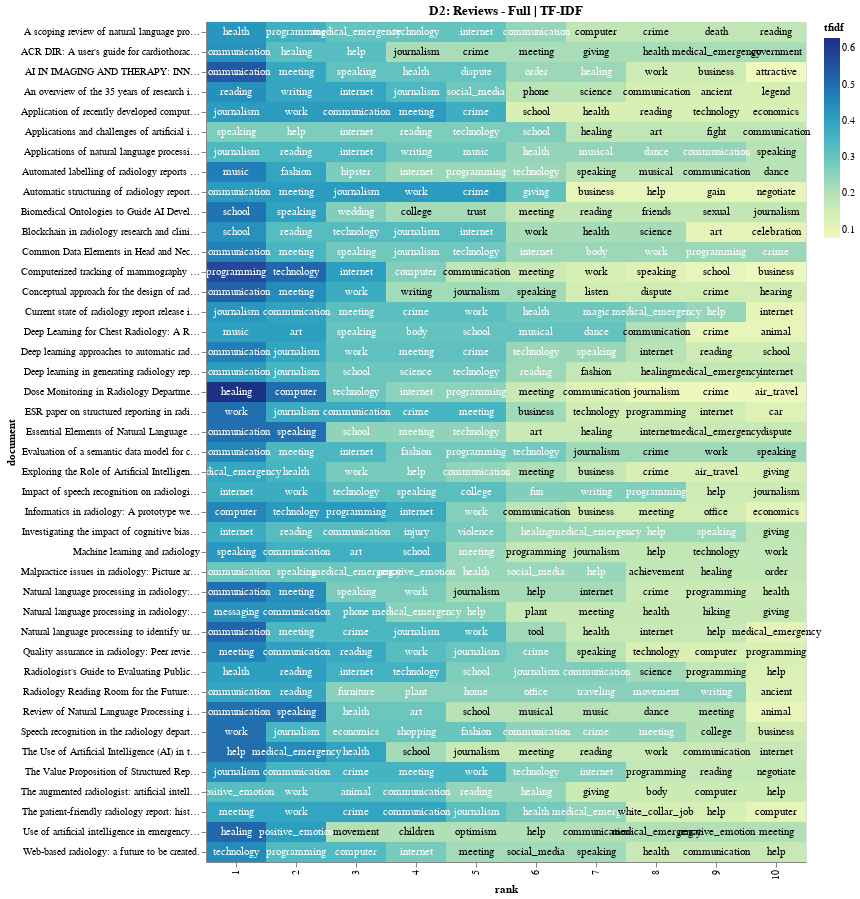
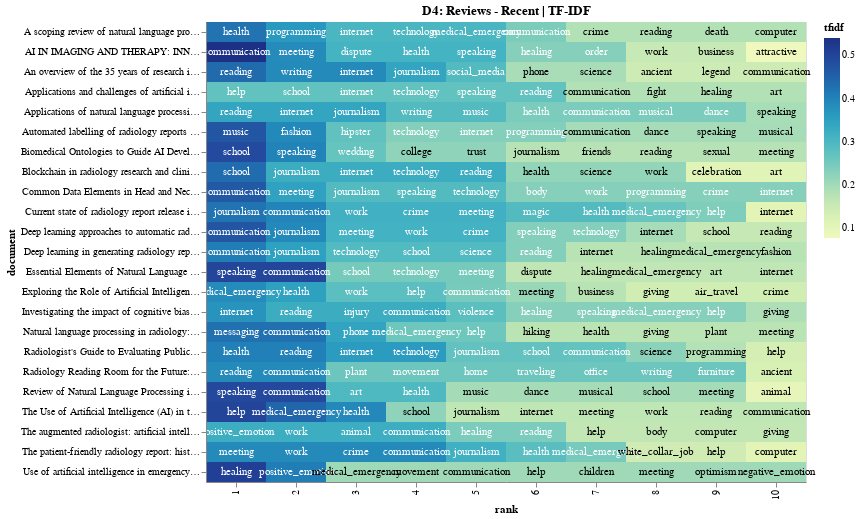

The code cell stored with these charts, in order, in its notebook:
### Code cell
chart = data_viz.tfidf_chart(tfidf_tpcs.iloc[len(dataset_abs[0]):len(dataset_abs[0])+len(dataset_abs[1])], 10, dataset.data_description[1])
chart.display()

chart = data_viz.tfidf_chart(tfidf_tpcs.iloc[-len(dataset_abs[-1]):], 10, dataset.data_description[-1])
chart.display()

### Figure 1 — Vega specification as saved in the notebook (floating-point values rounded to 4 significant figures; data arrays with more than 128 entries replaced by an {"elided": "..."} marker saying what was removed)
{"$schema": "https://vega.github.io/schema/vega/v5.json", "data": [{"name": "source_0", "values": {"elided": "420 records"}}, {"name": "data_0", "values": {"elided": "420 records"}}, {"name": "data_0_x_domain_rank_0", "values": [{"rank": 1}, {"rank": 2}, {"rank": 5}, {"rank": 3}, {"rank": 4}, {"rank": 6}, {"rank": 7}, {"rank": 8}, {"rank": 9}, {"rank": 10}]}, {"name": "source_0_x_domain_rank_1", "values": [{"rank": 1}, {"rank": 2}, {"rank": 5}, {"rank": 3}, {"rank": 4}, {"rank": 6}, {"rank": 7}, {"rank": 8}, {"rank": 9}, {"rank": 10}]}, {"name": "data_0_y_domain_document_0", "values": [{"document": "A scoping review of natural language processing of radiology reports in breast cancer"}, {"document": "ACR DIR: A user's guide for cardiothoracic radiologists: Part 2: How to interpret your DIR report"}, {"document": "AI IN IMAGING AND THERAPY: INNOVATIONS, ETHICS, AND IMPACT: REVIEW ARTICLE Clinical applications of artificial intelligence in radiology"}, {"document": "An overview of the 35 years of research in the oral radiology: a bibliometric analysis"}, {"document": "Application of recently developed computer algorithm for automatic classification of unstructured radiology reports: Validation study"}, {"document": "Applications and challenges of artificial intelligence in diagnostic and interventional radiology"}, {"document": "Applications of natural language processing in radiology: A systematic review"}, {"document": "Automated labelling of radiology reports using natural language processing: Comparison of traditional and newer methods"}, {"document": "Automatic structuring of radiology reports: Harbinger of a second information revolution in radiology"}, {"document": "Biomedical Ontologies to Guide AI Development in Radiology"}, {"document": "Blockchain in radiology research and clinical practice: current trends and future directions"}, {"document": "Common Data Elements in Head and Neck Radiology Reporting"}, {"document": "Computerized tracking of mammography patients: Value of a radiology information system integrated with a personal-computer data base"}, {"document": "Conceptual approach for the design of radiology reporting interfaces: The talking template"}, {"document": "Current state of radiology report release in electronic patient portals"}, {"document": "Deep Learning for Chest Radiology: A Review"}, {"document": "Deep learning approaches to automatic radiology report generation: A systematic review"}, {"document": "Deep learning in generating radiology reports: A survey"}, {"document": "Dose Monitoring in Radiology Departments: Status Quo and Future Perspectives"}, {"document": "ESR paper on structured reporting in radiology"}, {"document": "Essential Elements of Natural Language Processing: What the Radiologist Should Know"}, {"document": "Evaluation of a semantic data model for chest radiology: Application of a new methodology"}, {"document": "Exploring the Role of Artificial Intelligence in an Emergency and Trauma Radiology Department"}, {"document": "Impact of speech recognition on radiologist productivity"}, {"document": "Informatics in radiology: A prototype web-based reporting system for onsite-offsite clinician communication"}, {"document": "Investigating the impact of cognitive biases in radiologists’ image interpretation: A scoping review"}, {"document": "Machine learning and radiology"}, {"document": "Malpractice issues in radiology: Picture archiving and communication systems (PACS) and the loss of patient examination records"}, {"document": "Natural language processing in radiology: A systematic review"}, {"document": "Natural language processing in radiology: Clinical applications and future directions"}, {"document": "Natural language processing to identify ureteric stones in radiology reports"}, {"document": "Quality assurance in radiology: Peer review and peer feedback"}, {"document": "Radiologist's Guide to Evaluating Publications of Clinical Research on AI: How We Do It"}, {"document": "Radiology Reading Room for the Future: Harnessing the Power of Large Language Models Like ChatGPT"}, {"document": "Review of Natural Language Processing in Radiology"}, {"document": "Speech recognition in the radiology department: A systematic review"}, {"document": "The Use of Artificial Intelligence (AI) in the Radiology Field: What Is the State of Doctor–Patient Communication in Cancer Diagnosis?"}, {"document": "The Value Proposition of Structured Reporting in Interventional Radiology"}, {"document": "The augmented radiologist: artificial intelligence in the practice of radiology"}, {"document": "The patient-friendly radiology report: history, evolution, challenges and opportunities"}, {"document": "Use of artificial intelligence in emergency radiology: An overview of current applications, challenges, and opportunities"}, {"document": "Web-based radiology: a future to be created."}]}, {"name": "source_0_y_domain_document_1", "values": [{"document": "A scoping review of natural language processing of radiology reports in breast cancer"}, {"document": "ACR DIR: A user's guide for cardiothoracic radiologists: Part 2: How to interpret your DIR report"}, {"document": "AI IN IMAGING AND THERAPY: INNOVATIONS, ETHICS, AND IMPACT: REVIEW ARTICLE Clinical applications of artificial intelligence in radiology"}, {"document": "An overview of the 35 years of research in the oral radiology: a bibliometric analysis"}, {"document": "Application of recently developed computer algorithm for automatic classification of unstructured radiology reports: Validation study"}, {"document": "Applications and challenges of artificial intelligence in diagnostic and interventional radiology"}, {"document": "Applications of natural language processing in radiology: A systematic review"}, {"document": "Automated labelling of radiology reports using natural language processing: Comparison of traditional and newer methods"}, {"document": "Automatic structuring of radiology reports: Harbinger of a second information revolution in radiology"}, {"document": "Biomedical Ontologies to Guide AI Development in Radiology"}, {"document": "Blockchain in radiology research and clinical practice: current trends and future directions"}, {"document": "Common Data Elements in Head and Neck Radiology Reporting"}, {"document": "Computerized tracking of mammography patients: Value of a radiology information system integrated with a personal-computer data base"}, {"document": "Conceptual approach for the design of radiology reporting interfaces: The talking template"}, {"document": "Current state of radiology report release in electronic patient portals"}, {"document": "Deep Learning for Chest Radiology: A Review"}, {"document": "Deep learning approaches to automatic radiology report generation: A systematic review"}, {"document": "Deep learning in generating radiology reports: A survey"}, {"document": "Dose Monitoring in Radiology Departments: Status Quo and Future Perspectives"}, {"document": "ESR paper on structured reporting in radiology"}, {"document": "Essential Elements of Natural Language Processing: What the Radiologist Should Know"}, {"document": "Evaluation of a semantic data model for chest radiology: Application of a new methodology"}, {"document": "Exploring the Role of Artificial Intelligence in an Emergency and Trauma Radiology Department"}, {"document": "Impact of speech recognition on radiologist productivity"}, {"document": "Informatics in radiology: A prototype web-based reporting system for onsite-offsite clinician communication"}, {"document": "Investigating the impact of cognitive biases in radiologists’ image interpretation: A scoping review"}, {"document": "Machine learning and radiology"}, {"document": "Malpractice issues in radiology: Picture archiving and communication systems (PACS) and the loss of patient examination records"}, {"document": "Natural language processing in radiology: A systematic review"}, {"document": "Natural language processing in radiology: Clinical applications and future directions"}, {"document": "Natural language processing to identify ureteric stones in radiology reports"}, {"document": "Quality assurance in radiology: Peer review and peer feedback"}, {"document": "Radiologist's Guide to Evaluating Publications of Clinical Research on AI: How We Do It"}, {"document": "Radiology Reading Room for the Future: Harnessing the Power of Large Language Models Like ChatGPT"}, {"document": "Review of Natural Language Processing in Radiology"}, {"document": "Speech recognition in the radiology department: A systematic review"}, {"document": "The Use of Artificial Intelligence (AI) in the Radiology Field: What Is the State of Doctor–Patient Communication in Cancer Diagnosis?"}, {"document": "The Value Proposition of Structured Reporting in Interventional Radiology"}, {"document": "The augmented radiologist: artificial intelligence in the practice of radiology"}, {"document": "The patient-friendly radiology report: history, evolution, challenges and opportunities"}, {"document": "Use of artificial intelligence in emergency radiology: An overview of current applications, challenges, and opportunities"}, {"document": "Web-based radiology: a future to be created."}]}, {"name": "data_0_color_domain_tfidf", "values": [{"min": 0.07718, "max": 0.6283}]}], "signals": [{"name": "y_step", "value": 20}, {"name": "height", "update": "bandspace(domain('y').length, 0, 0) * y_step"}], "marks": [{"type": "rect", "name": "layer_0_marks", "from": {"data": "data_0"}, "encode": {"update": {"height": {"signal": "max(0.25, bandwidth('y'))"}, "description": {"signal": "\"rank: \" + (isValid(datum[\"rank\"]) ? datum[\"rank\"] : \"\"+datum[\"rank\"]) + \"; document: \" + (isValid(datum[\"document\"]) ? datum[\"document\"] : \"\"+datum[\"document\"]) + \"; tfidf: \" + (format(datum[\"tfidf\"], \"\"))"}, "width": {"signal": "max(0.25, bandwidth('x'))"}, "fill": {"field": "tfidf", "scale": "color"}, "y": {"field": "document", "scale": "y"}, "x": {"field": "rank", "scale": "x"}}}, "style": ["rect"]}, {"type": "text", "name": "layer_1_marks", "from": {"data": "source_0"}, "encode": {"update": {"baseline": {"value": "middle"}, "fill": [{"value": "white", "test": "(datum.tfidf >= 0.23)"}, {"value": "black"}], "align": {"value": "center"}, "x": {"field": "rank", "scale": "x", "band": 0.5}, "description": {"signal": "\"rank: \" + (isValid(datum[\"rank\"]) ? datum[\"rank\"] : \"\"+datum[\"rank\"]) + \"; document: \" + (isValid(datum[\"document\"]) ? datum[\"document\"] : \"\"+datum[\"document\"]) + \"; term: \" + (isValid(datum[\"term\"]) ? datum[\"term\"] : \"\"+datum[\"term\"])"}, "text": {"signal": "isValid(datum[\"term\"]) ? datum[\"term\"] : \"\"+datum[\"term\"]"}, "y": {"field": "document", "scale": "y", "band": 0.5}}}, "style": ["text"]}], "scales": [{"name": "x", "type": "band", "domain": {"fields": [{"data": "data_0_x_domain_rank_0", "field": "rank"}, {"data": "source_0_x_domain_rank_1", "field": "rank"}], "sort": true}, "range": [0, {"signal": "width"}], "paddingInner": 0, "paddingOuter": 0}, {"name": "y", "type": "band", "domain": {"fields": [{"data": "data_0_y_domain_document_0", "field": "document"}, {"data": "source_0_y_domain_document_1", "field": "document"}], "sort": true}, "range": {"step": {"signal": "y_step"}}, "paddingInner": 0, "paddingOuter": 0}, {"name": "color", "type": "linear", "domain": [{"signal": "(data(\"data_0_color_domain_tfidf\")[0] || {}).min"}, {"signal": "(data(\"data_0_color_domain_tfidf\")[0] || {}).max"}], "range": "heatmap", "interpolate": "hcl", "zero": false}], "axes": [{"scale": "x", "labelAlign": "right", "orient": "bottom", "grid": false, "zindex": 1, "labelBaseline": "middle", "title": "rank", "labelAngle": 270}, {"scale": "y", "grid": false, "zindex": 1, "orient": "left", "title": "document"}], "title": {"text": "D2: Reviews - Full | TF-IDF", "frame": "group"}, "legends": [{"fill": "color", "gradientLength": {"signal": "clamp(height, 64, 200)"}, "title": "tfidf"}], "style": "cell", "width": 600, "background": "white", "padding": 5}

### Figure 2 — Vega specification as saved in the notebook (floating-point values rounded to 4 significant figures; data arrays with more than 128 entries replaced by an {"elided": "..."} marker saying what was removed)
{"$schema": "https://vega.github.io/schema/vega/v5.json", "data": [{"name": "source_0", "values": {"elided": "230 records"}}, {"name": "data_0", "values": {"elided": "230 records"}}, {"name": "data_0_x_domain_rank_0", "values": [{"rank": 1}, {"rank": 2}, {"rank": 3}, {"rank": 5}, {"rank": 4}, {"rank": 6}, {"rank": 10}, {"rank": 7}, {"rank": 9}, {"rank": 8}]}, {"name": "source_0_x_domain_rank_1", "values": [{"rank": 1}, {"rank": 2}, {"rank": 3}, {"rank": 5}, {"rank": 4}, {"rank": 6}, {"rank": 10}, {"rank": 7}, {"rank": 9}, {"rank": 8}]}, {"name": "data_0_y_domain_document_0", "values": [{"document": "A scoping review of natural language processing of radiology reports in breast cancer"}, {"document": "AI IN IMAGING AND THERAPY: INNOVATIONS, ETHICS, AND IMPACT: REVIEW ARTICLE Clinical applications of artificial intelligence in radiology"}, {"document": "An overview of the 35 years of research in the oral radiology: a bibliometric analysis"}, {"document": "Applications and challenges of artificial intelligence in diagnostic and interventional radiology"}, {"document": "Applications of natural language processing in radiology: A systematic review"}, {"document": "Automated labelling of radiology reports using natural language processing: Comparison of traditional and newer methods"}, {"document": "Biomedical Ontologies to Guide AI Development in Radiology"}, {"document": "Blockchain in radiology research and clinical practice: current trends and future directions"}, {"document": "Common Data Elements in Head and Neck Radiology Reporting"}, {"document": "Current state of radiology report release in electronic patient portals"}, {"document": "Deep learning approaches to automatic radiology report generation: A systematic review"}, {"document": "Deep learning in generating radiology reports: A survey"}, {"document": "Essential Elements of Natural Language Processing: What the Radiologist Should Know"}, {"document": "Exploring the Role of Artificial Intelligence in an Emergency and Trauma Radiology Department"}, {"document": "Investigating the impact of cognitive biases in radiologists’ image interpretation: A scoping review"}, {"document": "Natural language processing in radiology: Clinical applications and future directions"}, {"document": "Radiologist's Guide to Evaluating Publications of Clinical Research on AI: How We Do It"}, {"document": "Radiology Reading Room for the Future: Harnessing the Power of Large Language Models Like ChatGPT"}, {"document": "Review of Natural Language Processing in Radiology"}, {"document": "The Use of Artificial Intelligence (AI) in the Radiology Field: What Is the State of Doctor–Patient Communication in Cancer Diagnosis?"}, {"document": "The augmented radiologist: artificial intelligence in the practice of radiology"}, {"document": "The patient-friendly radiology report: history, evolution, challenges and opportunities"}, {"document": "Use of artificial intelligence in emergency radiology: An overview of current applications, challenges, and opportunities"}]}, {"name": "source_0_y_domain_document_1", "values": [{"document": "A scoping review of natural language processing of radiology reports in breast cancer"}, {"document": "AI IN IMAGING AND THERAPY: INNOVATIONS, ETHICS, AND IMPACT: REVIEW ARTICLE Clinical applications of artificial intelligence in radiology"}, {"document": "An overview of the 35 years of research in the oral radiology: a bibliometric analysis"}, {"document": "Applications and challenges of artificial intelligence in diagnostic and interventional radiology"}, {"document": "Applications of natural language processing in radiology: A systematic review"}, {"document": "Automated labelling of radiology reports using natural language processing: Comparison of traditional and newer methods"}, {"document": "Biomedical Ontologies to Guide AI Development in Radiology"}, {"document": "Blockchain in radiology research and clinical practice: current trends and future directions"}, {"document": "Common Data Elements in Head and Neck Radiology Reporting"}, {"document": "Current state of radiology report release in electronic patient portals"}, {"document": "Deep learning approaches to automatic radiology report generation: A systematic review"}, {"document": "Deep learning in generating radiology reports: A survey"}, {"document": "Essential Elements of Natural Language Processing: What the Radiologist Should Know"}, {"document": "Exploring the Role of Artificial Intelligence in an Emergency and Trauma Radiology Department"}, {"document": "Investigating the impact of cognitive biases in radiologists’ image interpretation: A scoping review"}, {"document": "Natural language processing in radiology: Clinical applications and future directions"}, {"document": "Radiologist's Guide to Evaluating Publications of Clinical Research on AI: How We Do It"}, {"document": "Radiology Reading Room for the Future: Harnessing the Power of Large Language Models Like ChatGPT"}, {"document": "Review of Natural Language Processing in Radiology"}, {"document": "The Use of Artificial Intelligence (AI) in the Radiology Field: What Is the State of Doctor–Patient Communication in Cancer Diagnosis?"}, {"document": "The augmented radiologist: artificial intelligence in the practice of radiology"}, {"document": "The patient-friendly radiology report: history, evolution, challenges and opportunities"}, {"document": "Use of artificial intelligence in emergency radiology: An overview of current applications, challenges, and opportunities"}]}, {"name": "data_0_color_domain_tfidf", "values": [{"min": 0.07715, "max": 0.5401}]}], "signals": [{"name": "y_step", "value": 20}, {"name": "height", "update": "bandspace(domain('y').length, 0, 0) * y_step"}], "marks": [{"type": "rect", "name": "layer_0_marks", "from": {"data": "data_0"}, "encode": {"update": {"width": {"signal": "max(0.25, bandwidth('x'))"}, "fill": {"field": "tfidf", "scale": "color"}, "description": {"signal": "\"rank: \" + (isValid(datum[\"rank\"]) ? datum[\"rank\"] : \"\"+datum[\"rank\"]) + \"; document: \" + (isValid(datum[\"document\"]) ? datum[\"document\"] : \"\"+datum[\"document\"]) + \"; tfidf: \" + (format(datum[\"tfidf\"], \"\"))"}, "x": {"field": "rank", "scale": "x"}, "y": {"field": "document", "scale": "y"}, "height": {"signal": "max(0.25, bandwidth('y'))"}}}, "style": ["rect"]}, {"type": "text", "name": "layer_1_marks", "from": {"data": "source_0"}, "encode": {"update": {"x": {"field": "rank", "scale": "x", "band": 0.5}, "description": {"signal": "\"rank: \" + (isValid(datum[\"rank\"]) ? datum[\"rank\"] : \"\"+datum[\"rank\"]) + \"; document: \" + (isValid(datum[\"document\"]) ? datum[\"document\"] : \"\"+datum[\"document\"]) + \"; term: \" + (isValid(datum[\"term\"]) ? datum[\"term\"] : \"\"+datum[\"term\"])"}, "y": {"field": "document", "scale": "y", "band": 0.5}, "align": {"value": "center"}, "text": {"signal": "isValid(datum[\"term\"]) ? datum[\"term\"] : \"\"+datum[\"term\"]"}, "baseline": {"value": "middle"}, "fill": [{"value": "white", "test": "(datum.tfidf >= 0.23)"}, {"value": "black"}]}}, "style": ["text"]}], "scales": [{"name": "x", "type": "band", "domain": {"fields": [{"data": "data_0_x_domain_rank_0", "field": "rank"}, {"data": "source_0_x_domain_rank_1", "field": "rank"}], "sort": true}, "range": [0, {"signal": "width"}], "paddingInner": 0, "paddingOuter": 0}, {"name": "y", "type": "band", "domain": {"fields": [{"data": "data_0_y_domain_document_0", "field": "document"}, {"data": "source_0_y_domain_document_1", "field": "document"}], "sort": true}, "range": {"step": {"signal": "y_step"}}, "paddingOuter": 0, "paddingInner": 0}, {"name": "color", "type": "linear", "domain": [{"signal": "(data(\"data_0_color_domain_tfidf\")[0] || {}).min"}, {"signal": "(data(\"data_0_color_domain_tfidf\")[0] || {}).max"}], "range": "heatmap", "interpolate": "hcl", "zero": false}], "axes": [{"scale": "x", "grid": false, "labelAlign": "right", "orient": "bottom", "labelBaseline": "middle", "zindex": 1, "title": "rank", "labelAngle": 270}, {"scale": "y", "orient": "left", "grid": false, "title": "document", "zindex": 1}], "title": {"text": "D4: Reviews - Recent | TF-IDF", "frame": "group"}, "width": 600, "background": "white", "legends": [{"fill": "color", "gradientLength": {"signal": "clamp(height, 64, 200)"}, "title": "tfidf"}], "padding": 5, "style": "cell"}
